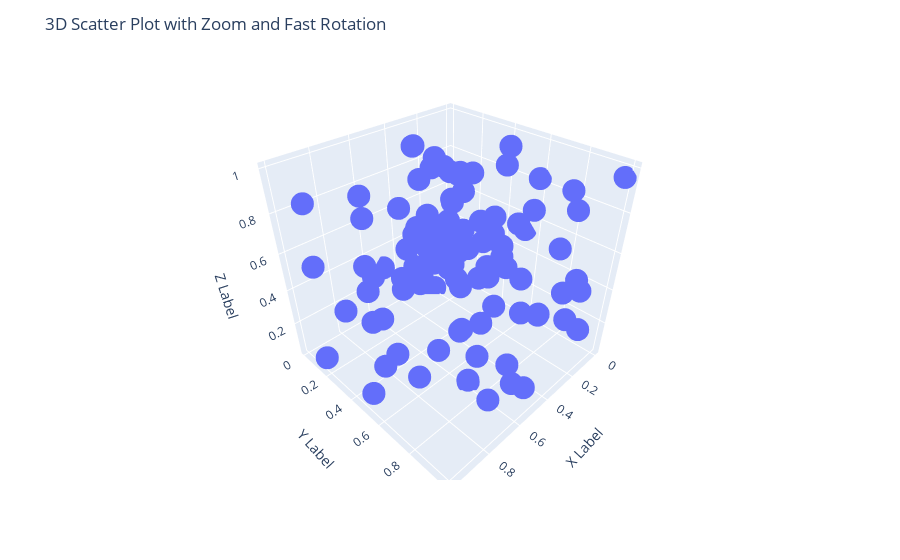

The notebook cell saved with this chart:
### Code cell
import numpy as np
import plotly.graph_objs as go
import plotly.express as px

# Sample data (replace these with your own x, y, and z input arrays)
x = np.random.rand(100)
y = np.random.rand(100)
z = np.random.rand(100)

def create_scatter_plot(x, y, z):
    # Create a 3D scatter plot
    fig = px.scatter_3d(x=x, y=y, z=z)

    # Set labels and title
    fig.update_layout(scene=dict(
        xaxis_title="X Label",
        yaxis_title="Y Label",
        zaxis_title="Z Label"
    ), title="3D Scatter Plot with Zoom and Fast Rotation")

    fig.show()

create_scatter_plot(x, y, z)
